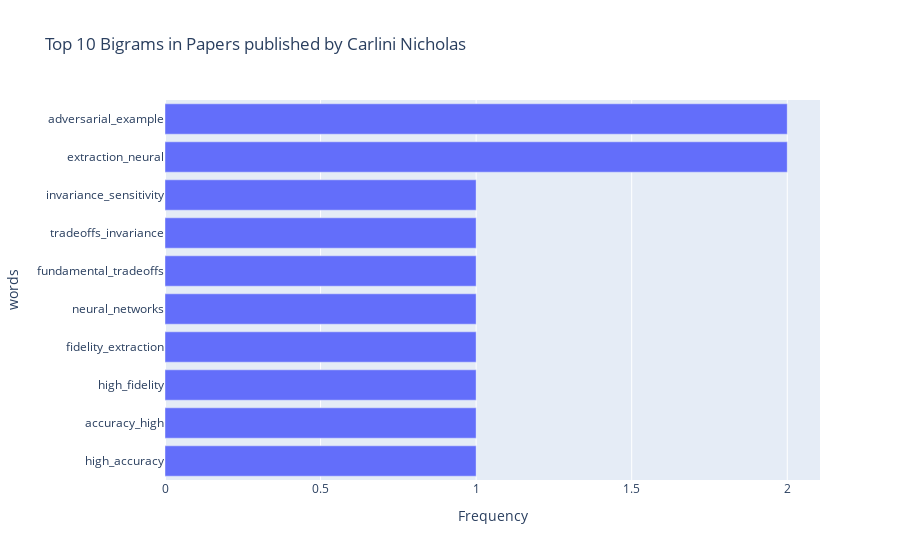

Notebook code for this chart:
### Code cell
bigrams_list=[" ".join(generateNGram(title,2)) for title in titles]
topn=10
top_bigrams=getMostCommon(bigrams_list,topn=topn)
top_bigrams_df=pd.DataFrame()
top_bigrams_df['words']=[val[0] for val in top_bigrams]
top_bigrams_df['Frequency']=[val[1] for val in top_bigrams]
px.bar(data_frame=top_bigrams_df.sort_values("Frequency",ascending=True),x="Frequency",y="words",orientation="h",title="Top "+str(topn)+" Bigrams in Papers published by Carlini Nicholas")

### Figure 1 — Plotly figure (JSON) as saved in the notebook; plotly's stock layout.template omitted (floating-point values rounded to 4 significant figures)
{"data": [{"alignmentgroup": "True", "hovertemplate": "Frequency=%{x}<br>words=%{y}<extra></extra>", "legendgroup": "", "marker": {"color": "#636efa", "pattern": {"shape": ""}}, "name": "", "offsetgroup": "", "orientation": "h", "showlegend": false, "textposition": "auto", "type": "bar", "x": [1, 1, 1, 1, 1, 1, 1, 1, 2, 2], "xaxis": "x", "y": ["high_accuracy", "accuracy_high", "high_fidelity", "fidelity_extraction", "neural_networks", "fundamental_tradeoffs", "tradeoffs_invariance", "invariance_sensitivity", "extraction_neural", "adversarial_example"], "yaxis": "y"}], "layout": {"barmode": "relative", "legend": {"tracegroupgap": 0}, "title": {"text": "Top 10 Bigrams in Papers published by Carlini Nicholas"}, "xaxis": {"anchor": "y", "domain": [0, 1], "title": {"text": "Frequency"}}, "yaxis": {"anchor": "x", "domain": [0, 1], "title": {"text": "words"}}}}
